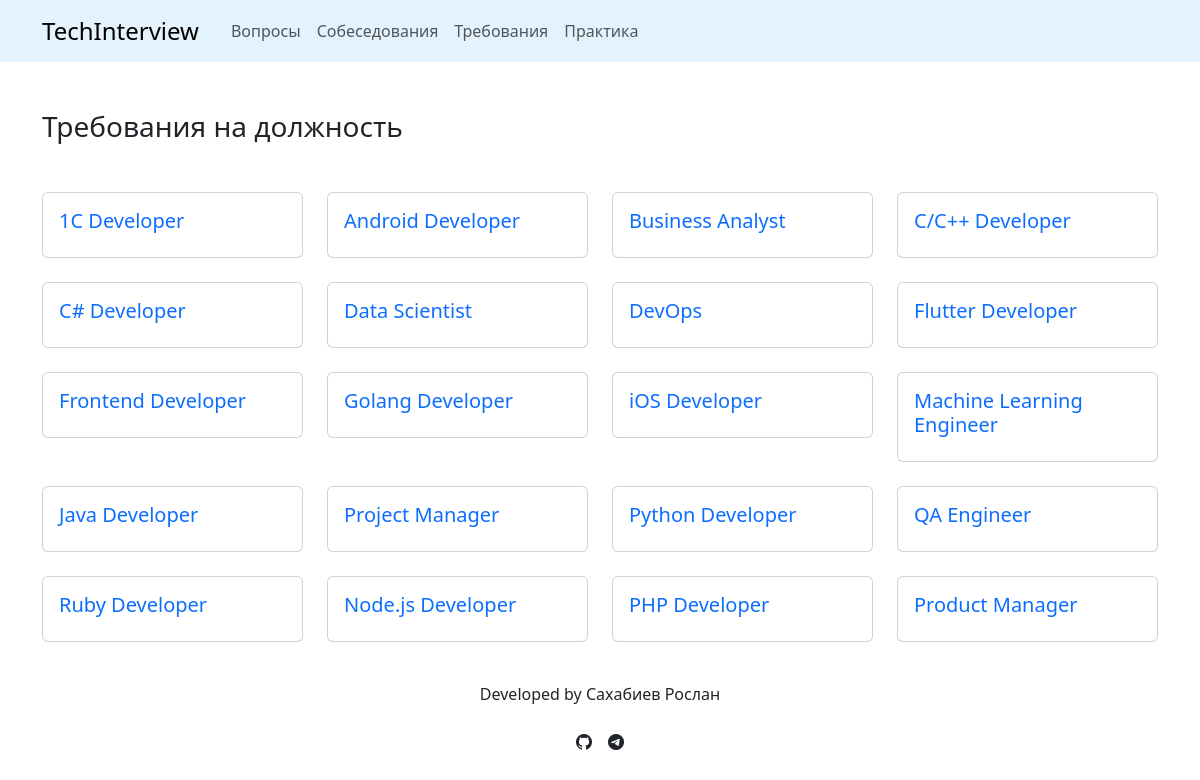
/requirements/, run on the app's committed database.
### main/models.py (models this page shows, shortened)
class Profession(models.Model):
    class Meta:
        db_table = 'profession'
    title = models.CharField(max_length=500)
    slug = models.SlugField(max_length=50, unique=True)

### main/views.py (the view)
# urls.py: path('requirements/', views.Requirements.as_view(), name='requirements'),
class Requirements(ListView):
    model = Profession
    template_name = 'main/requirements.html'

### main/templates/main/requirements.html (shortened to what this page needs)
{% extends 'main/base.html' %}
{% block content %}
    <h1 class="mt-5 mb-5 fs-3"> Требования на должность </h1>
    <div class="row row-cols-1 row-cols-md-4 g-4">
        {% for prof in object_list %}
          <div class="col">
            <div class="card">
              <div class="card-body">
                <h5 class="card-title">
                    <a class="link-offset-2 link-offset-3-hover link-underline
                        link-underline-opacity-0 link-underline-opacity-75-hover"
                        href="{% url 'main:requirement_list' prof.slug%}">
                    {{ prof.title}}</a>
                </h5>
              </div>
            </div>
          </div>
        {% endfor %}
    </div>
{% endblock %}

### data on the page
Profession: title "1C Developer"
Profession: title "Android Developer"
Profession: title "Business Analyst"
Profession: title "C/C++ Developer"
Profession: title "C# Developer"
Profession: title "Data Scientist"
Profession: title "DevOps"
Profession: title "Flutter Developer"
Profession: title "Frontend Developer"
Profession: title "Golang Developer"
Profession: title "iOS Developer"
Profession: title "Machine Learning Engineer"
Profession: title "Java Developer"
Profession: title "Project Manager"
Profession: title "Python Developer"
Profession: title "QA Engineer"
Profession: title "Ruby Developer"
Profession: title "Node.js Developer"
Profession: title "PHP Developer"
Profession: title "Product Manager"
